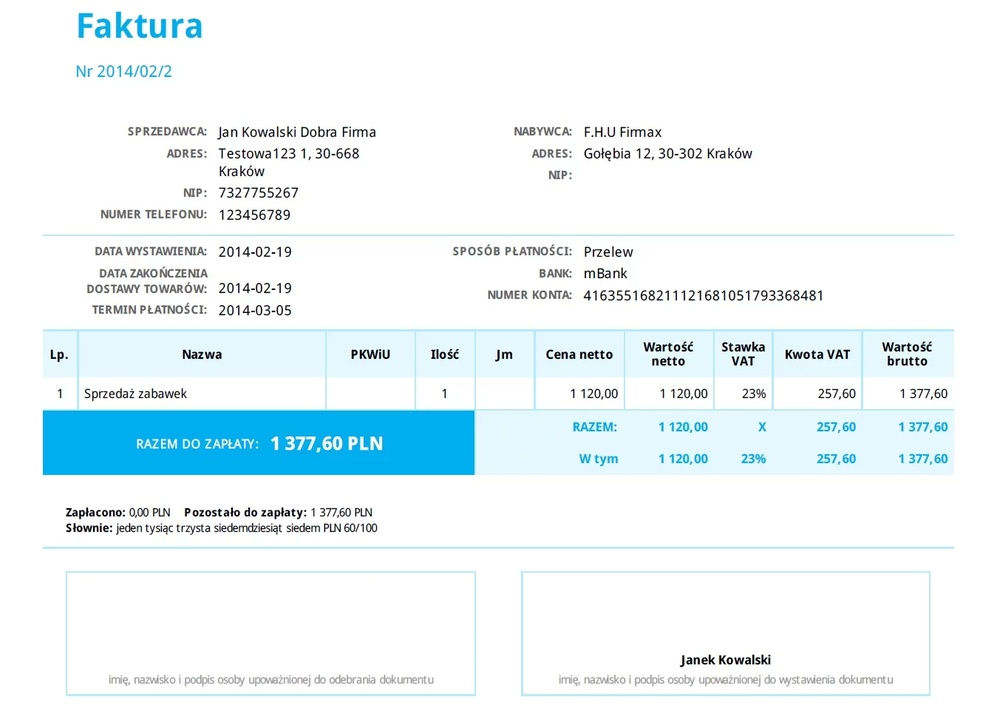
#> input picture sample/faktura-vat.jpg, 997 x 708 px, shrunk from 1349 x 957 before the run, found by its file name
$ python main.py
#> lines starting #> are read from the running program, lines starting #| are printed output that depends on the picture; after the words box and inside, x2 and y2 are one past the last pixel; in counts of white or black regions, pixels touching at a corner belong together
### src/ocr/ocr.py
# -*- coding: utf-8 -*-

import pytesseract
from PIL import Image
import cv2
from parsing import parser

# Ścieżka do Tesseract OCR
pytesseract.pytesseract.tesseract_cmd = r"C:\Program Files\Tesseract-OCR\tesseract.exe"

def extract_invoice_data(image_path):
    """
    Wczytuje obraz faktury, wykonuje OCR i zwraca dane jako słownik.
    """
    # Wczytaj obraz
    img = cv2.imread(image_path)
#> img is the input picture: shape (708, 997, 3); mean B, G, R 248.9, 245.7, 235.9

    # Konwertuj do skali szarości
    gray = cv2.cvtColor(img, cv2.COLOR_BGR2GRAY)
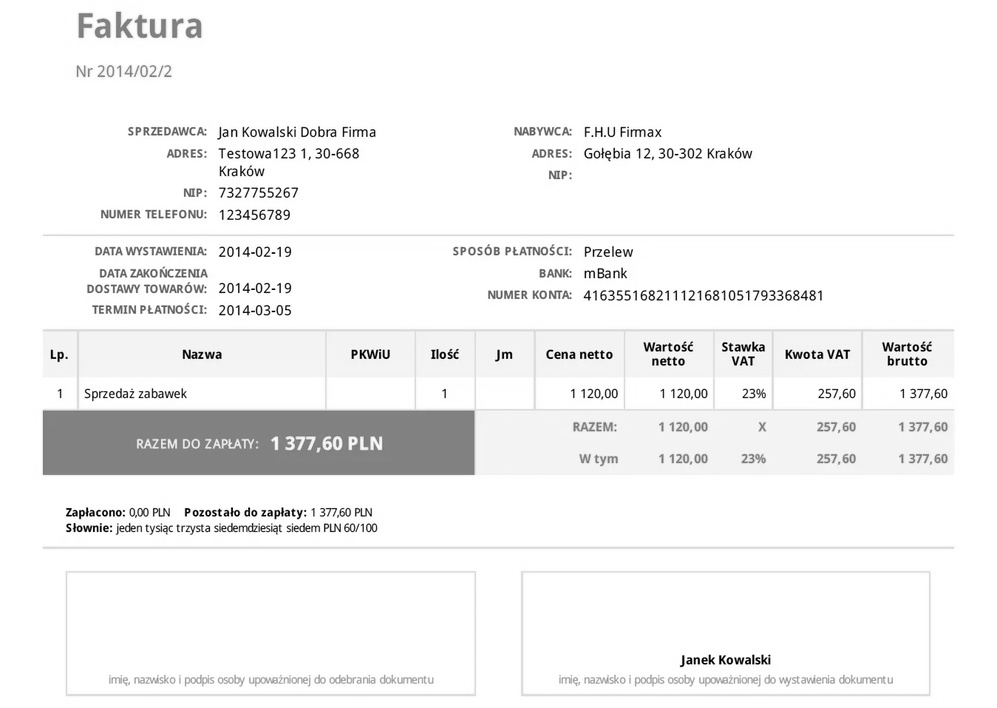
#> gray: shape (708, 997); min 0, max 255, mean 243.1

    # Progowanie
    _, thresh = cv2.threshold(gray, 150, 255, cv2.THRESH_BINARY)
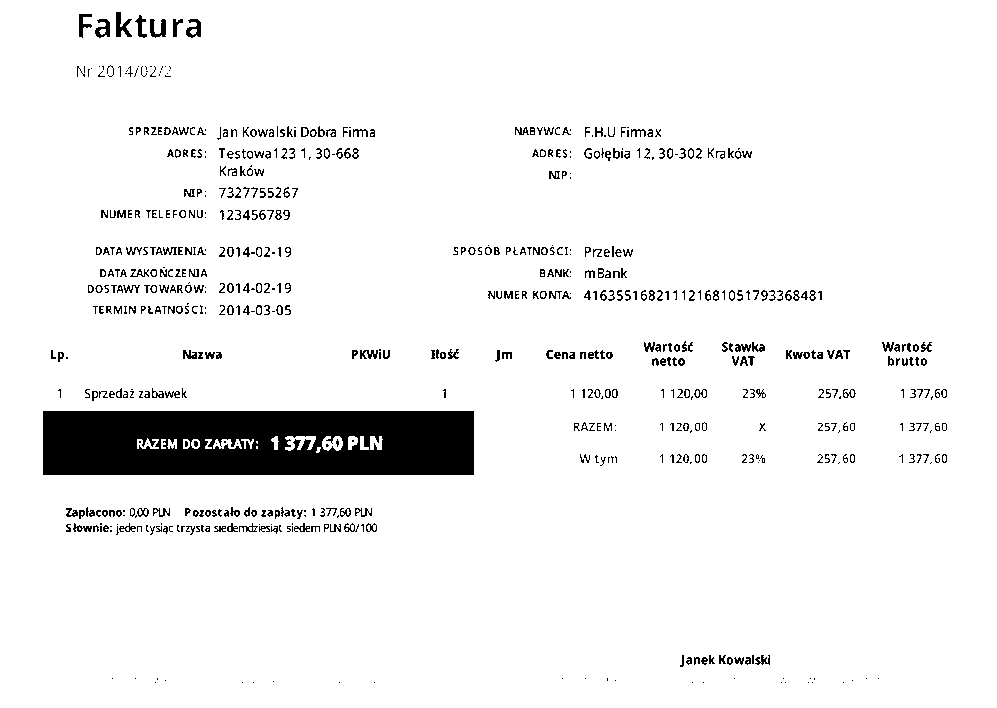
#> thresh: shape (708, 997); 94.1% white; 655 black regions (246 under 20 px), largest, box (x1, y1, x2, y2) and area: (43, 411, 474, 475) 26004, (116, 12, 132, 37) 209, (150, 19, 166, 38) 176

    # OCR
    config = r'--oem 3 --psm 6'
#> (the run stopped early here; a loop or call above may not have finished)

$ run again, with sample/xZrzut-ekranu-2025-01-9-o-10.01.53.png.pagespeed.ic.uPWOWqq9Y4.jpg copied over sample/faktura-vat.jpg
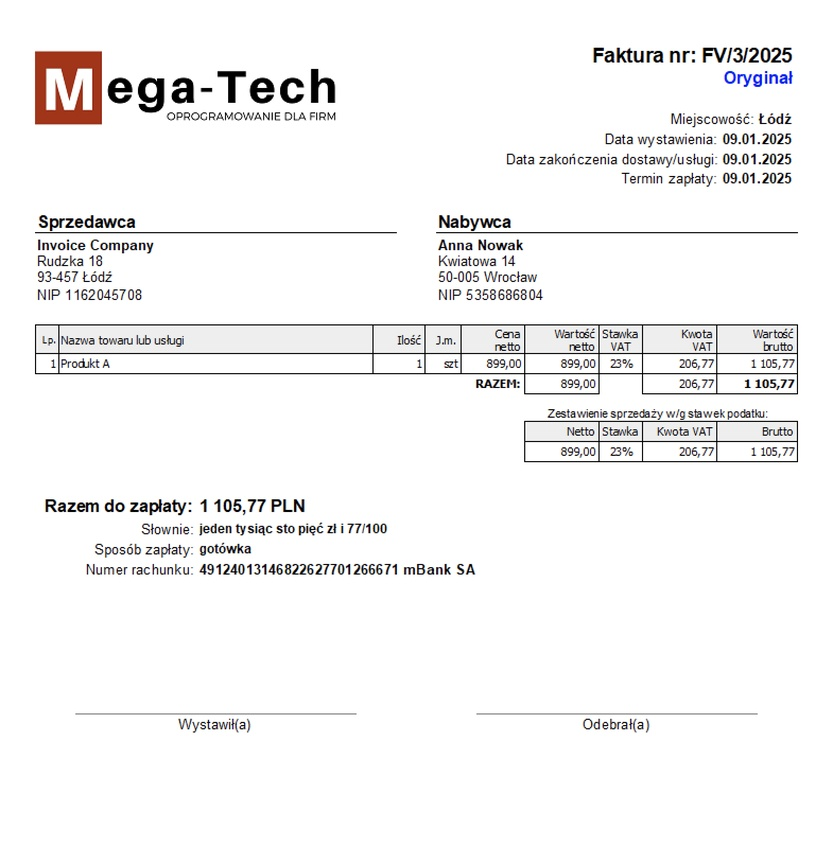
#> input picture sample/xZrzut-ekranu-2025-01-9-o-10.01.53.png.pagespeed.ic.uPWOWqq9Y4.jpg, 833 x 847 px, shrunk from 1570 x 1598 before the run, found by its file name
#> in extract_invoice_data, img is the input picture: shape (847, 833, 3); mean B, G, R 244.4, 244.4, 244.9
#> in extract_invoice_data, `_, thresh = cv2.threshold(gray, 150, 255, cv2.THRESH_BINARY)`:
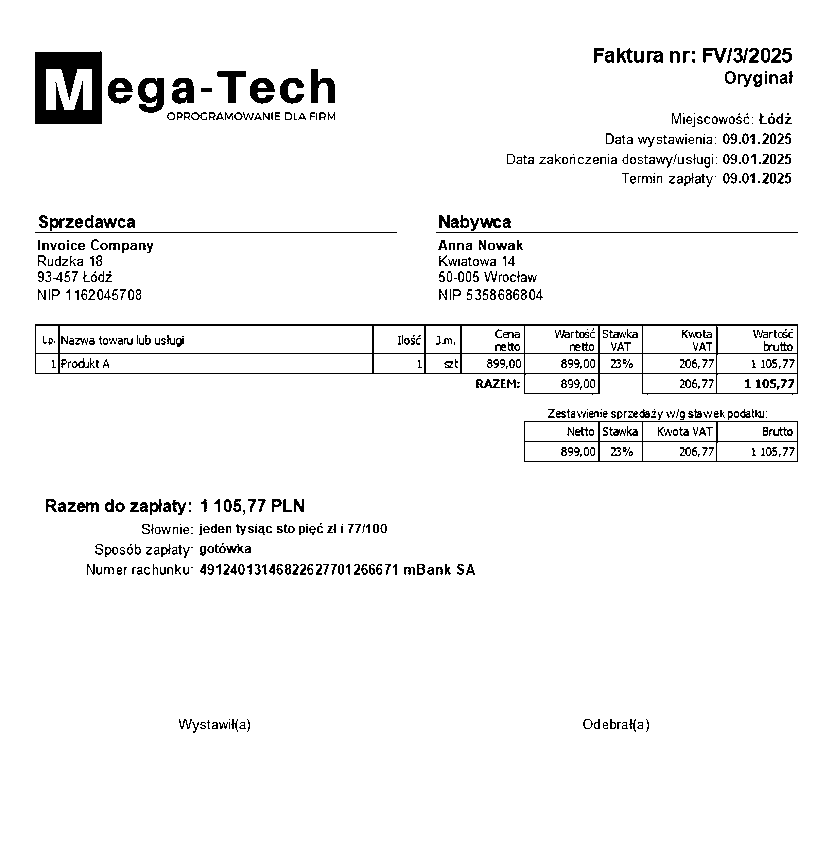
#> thresh: shape (847, 833); 95.7% white; 634 black regions (191 under 20 px), largest, box (x1, y1, x2, y2) and area: (35, 324, 798, 395) 4120, (35, 51, 102, 124) 3436, (524, 421, 798, 462) 1070
